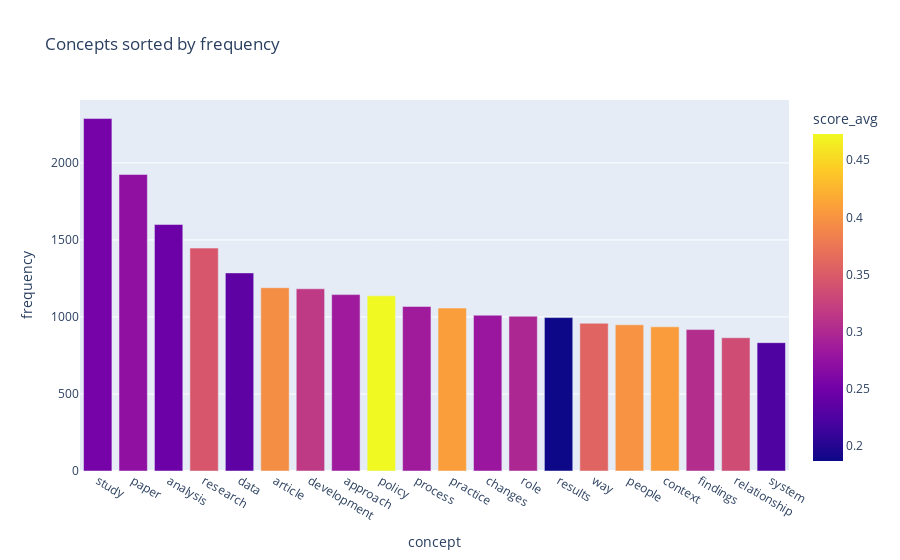

Notebook source saved alongside this figure:
### Markdown cell above
### 4.1 The problem: frequent concepts are not *that* interesting!



For example, let's see what happens if we get the top concepts based on `frequency` only:

### Code cell
top = concepts_unique.sort_values("frequency", ascending=False)[:20]

px.bar(top, 
       title="Concepts sorted by frequency",
       x="concept", y="frequency", 
       color="score_avg")

### Figure 1 — Plotly figure (JSON) as saved in the notebook; plotly's stock layout.template omitted (floating-point values rounded to 4 significant figures)
{"data": [{"alignmentgroup": "True", "hovertemplate": "concept=%{x}<br>frequency=%{y}<br>score_avg=%{marker.color}<extra></extra>", "legendgroup": "", "marker": {"color": [0.2534, 0.273, 0.2465, 0.3447, 0.2358, 0.3955, 0.3169, 0.2853, 0.473, 0.286, 0.4083, 0.2808, 0.2982, 0.187, 0.3578, 0.3998, 0.4068, 0.3042, 0.3347, 0.2256], "coloraxis": "coloraxis", "pattern": {"shape": ""}}, "name": "", "offsetgroup": "", "orientation": "v", "showlegend": false, "textposition": "auto", "type": "bar", "x": ["study", "paper", "analysis", "research", "data", "article", "development", "approach", "policy", "process", "practice", "changes", "role", "results", "way", "people", "context", "findings", "relationship", "system"], "xaxis": "x", "y": [2288, 1925, 1600, 1447, 1286, 1190, 1183, 1145, 1137, 1068, 1058, 1011, 1005, 996, 959, 949, 936, 918, 865, 833], "yaxis": "y"}], "layout": {"autosize": true, "barmode": "relative", "coloraxis": {"colorbar": {"title": {"text": "score_avg"}}, "colorscale": [[0, "#0d0887"], [0.1111, "#46039f"], [0.2222, "#7201a8"], [0.3333, "#9c179e"], [0.4444, "#bd3786"], [0.5556, "#d8576b"], [0.6667, "#ed7953"], [0.7778, "#fb9f3a"], [0.8889, "#fdca26"], [1, "#f0f921"]]}, "legend": {"tracegroupgap": 0}, "title": {"text": "Concepts sorted by frequency"}, "xaxis": {"anchor": "y", "autorange": true, "domain": [0, 1], "range": [-0.5, 19.5], "title": {"text": "concept"}, "type": "category"}, "yaxis": {"anchor": "x", "autorange": true, "domain": [0, 1], "range": [0, 2408.0], "title": {"text": "frequency"}, "type": "linear"}}}
